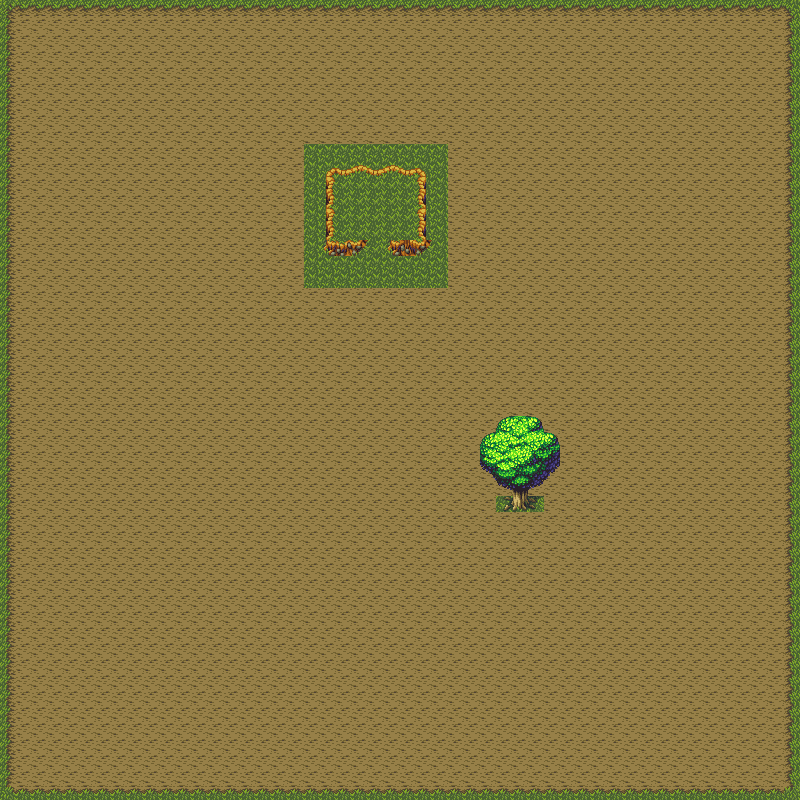

Tiled map render using the project's own tile images. Description and the map definition, with tile-layer contents summarised, below:
An orthogonal 50x50 tile map with 16x16 px tiles, 3 tile layers (Ground, Cliffs, Trees).

<map version="1.2" tiledversion="1.3.5" orientation="orthogonal" renderorder="right-down" width="50" height="50" tilewidth="16" tileheight="16" infinite="0" nextlayerid="4" nextobjectid="1">
 <tileset firstgid="1" name="Gentle Forest" tilewidth="16" tileheight="16" spacing="2" margin="1" tilecount="352" columns="22">
  <image source="../dist/environment/gentle_forest.png" width="396" height="288" />
 </tileset>
 <layer id="1" name="Ground" width="50" height="50">
  <data>[2500 cells, 2500 non-empty, 11 distinct tile ids]</data>
 </layer>
 <layer id="2" name="Cliffs" width="50" height="50">
  <data>[2500 cells, 21 non-empty, 12 distinct tile ids]</data>
 </layer>
 <layer id="3" name="Trees" width="50" height="50">
  <data>[2500 cells, 26 non-empty, 26 distinct tile ids]</data>
 </layer>
</map>